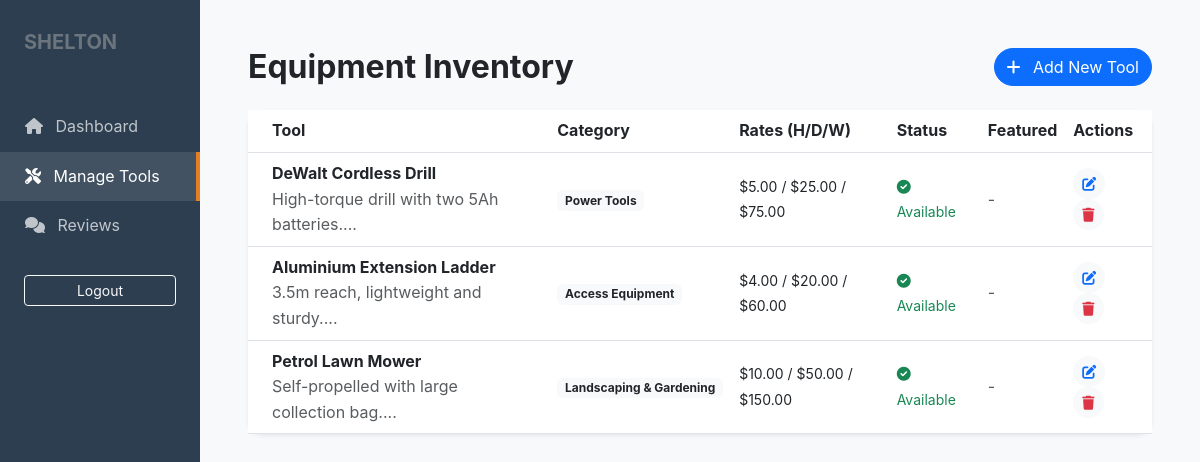
The page /admin/manage-tools.php (signed in) on the database its author committed.
### tables this page shows
CREATE TABLE IF NOT EXISTS tools (
    id INT AUTO_INCREMENT PRIMARY KEY,
    category_id INT,
    name VARCHAR(255) NOT NULL,
    description TEXT,
    hourly_price DECIMAL(10, 2) NOT NULL,
    daily_price DECIMAL(10, 2) NOT NULL,
    weekly_price DECIMAL(10, 2) NOT NULL,
    availability_status ENUM('Available', 'Rented', 'Maintenance') DEFAULT 'Available',
    featured BOOLEAN DEFAULT FALSE,
    image_path VARCHAR(255),
    created_at TIMESTAMP DEFAULT CURRENT_TIMESTAMP,
    FOREIGN KEY (category_id) REFERENCES categories(id) ON DELETE SET NULL
);

CREATE TABLE IF NOT EXISTS categories (
    id INT AUTO_INCREMENT PRIMARY KEY,
    name VARCHAR(100) NOT NULL,
    description TEXT
);

### includes/functions.php (called while the page is built, shortened)
<?php
function h($string) {
    return htmlspecialchars($string, ENT_QUOTES, 'UTF-8');
}
?>

### admin/manage-tools.php (the view, shortened to what this page needs)
<?php
require_once '../config/database.php';
require_once '../includes/functions.php';
$tools = $pdo->query("SELECT t.*, c.name as category_name FROM tools t JOIN categories c ON t.category_id = c.id ORDER BY t.created_at DESC")->fetchAll();
$editTool = null;
?>
<!DOCTYPE html>
<html lang="en">
<head>
    <link href="https://cdn.jsdelivr.net/npm/bootstrap@5.3.0/dist/css/bootstrap.min.css" rel="stylesheet">
    <link rel="stylesheet" href="https://cdnjs.cloudflare.com/ajax/libs/font-awesome/6.0.0/css/all.min.css">
    <link rel="stylesheet" href="../assets/css/style.css">
</head>
<body class="bg-light">
<div class="container-fluid">
    <div class="row">
        <nav class="col-md-2 admin-sidebar px-0">
            <div class="px-4 mb-5">
                <h5 class="fw-bold text-secondary">SHELTON</h5>
            </div>
            <a href="dashboard.php" class="admin-nav-link"><i class="fas fa-home me-2"></i> Dashboard</a>
            <a href="manage-tools.php" class="admin-nav-link active"><i class="fas fa-tools me-2"></i> Manage Tools</a>
            <a href="moderate-reviews.php" class="admin-nav-link"><i class="fas fa-comments me-2"></i> Reviews</a>
            <div class="mt-auto p-4">
                <a href="../logout.php" class="btn btn-outline-light btn-sm w-100">Logout</a>
            </div>
        </nav>
        <main class="col-md-10 p-5">
            <div class="d-flex justify-content-between align-items-center mb-4">
                <h2 class="fw-bold m-0"><?php echo $editTool ? 'Edit Equipment' : 'Equipment Inventory'; ?></h2>
                <?php if (!$editTool): ?>
                    <button class="btn btn-primary rounded-pill" data-bs-toggle="collapse" data-bs-target="#toolForm">
                        <i class="fas fa-plus me-2"></i> Add New Tool
                    </button>
                <?php else: ?>
                    <a href="manage-tools.php" class="btn btn-light rounded-pill">Cancel Edit</a>
                <?php endif; ?>
            </div>
            <div class="card border-0 shadow-sm rounded-4">
                <div class="table-responsive">
                    <table class="table table-hover align-middle mb-0">
                        <thead class="bg-light">
                            <tr>
                                <th class="px-4">Tool</th>
                                <th>Category</th>
                                <th>Rates (H/D/W)</th>
                                <th>Status</th>
                                <th>Featured</th>
                                <th>Actions</th>
                            </tr>
                        </thead>
                        <tbody>
                            <?php foreach ($tools as $t): ?>
                            <tr>
                                <td class="px-4">
                                    <div class="fw-bold"><?php echo h($t['name']); ?></div>
                                    <div class="text-muted x-small"><?php echo h(substr($t['description'], 0, 50)); ?>...</div>
                                </td>
                                <td><span class="badge bg-light text-dark"><?php echo h($t['category_name']); ?></span></td>
                                <td>
                                    <span class="small">$<?php echo $t['hourly_price']; ?> / $<?php echo $t['daily_price']; ?> / $<?php echo $t['weekly_price']; ?></span>
                                </td>
                                <td>
                                    <?php if ($t['availability_status'] == 'Available'): ?>
                                        <span class="text-success small"><i class="fas fa-check-circle me-1"></i> Available</span>
                                    <?php else: ?>
                                        <span class="text-danger small"><i class="fas fa-times-circle me-1"></i> <?php echo h($t['availability_status']); ?></span>
                                    <?php endif; ?>
                                </td>
                                <td>
                                    <?php if ($t['featured']): ?>
                                        <i class="fas fa-star text-warning"></i>
                                    <?php else: ?>
                                        <span class="text-muted">-</span>
                                    <?php endif; ?>
                                </td>
                                <td>
                                    <a href="?edit=<?php echo $t['id']; ?>" class="btn btn-light btn-sm rounded-circle me-2"><i class="fas fa-edit text-primary"></i></a>
                                    <a href="?delete=<?php echo $t['id']; ?>" class="btn btn-light btn-sm rounded-circle" onclick="return confirm('Delete this tool?')"><i class="fas fa-trash text-danger"></i></a>
                                </td>
                            </tr>
                            <?php endforeach; ?>
                        </tbody>
                    </table>
                </div>
            </div>
        </main>
    </div>
</div>
</body>
</html>

### assets/css/style.css (style rules this page uses)
:root { --primary: #2c3e50; --secondary: #e67e22; --accent: #3498db; --light: #f8f9fa; --dark: #212529; --success: #27ae60; --warning: #f1c40f; --danger: #e74c3c; --glass: rgba(255, 255, 255, 0.9); }
body { font-family: 'Inter', 'Segoe UI', Tahoma, Geneva, Verdana, sans-serif; background-color: #f4f7f6; color: var(--dark); line-height: 1.6; }
.admin-sidebar { background: var(--primary); min-height: 100vh; color: white; padding: 30px 0; }
.admin-nav-link { color: rgba(255,255,255,0.7); padding: 12px 25px; display: block; text-decoration: none; transition: all 0.2s; }
.admin-nav-link:hover, .admin-nav-link.active { background: rgba(255,255,255,0.1); color: white; border-right: 4px solid var(--secondary); }

### rows shown on the page
tools: name "DeWalt Cordless Drill", description "High-torque drill with two 5Ah batteries.", category.name "Power Tools", hourly_price "5.00", daily_price "25.00", weekly_price "75.00", availability_status "Available" (drawn)
tools: name "Aluminium Extension Ladder", description "3.5m reach, lightweight and sturdy.", category.name "Access Equipment", hourly_price "4.00", daily_price "20.00", weekly_price "60.00", availability_status "Available" (drawn)
tools: name "Petrol Lawn Mower", description "Self-propelled with large collection bag.", category.name "Landscaping & Gardening", hourly_price "10.00", daily_price "50.00", weekly_price "150.00", availability_status "Available" (drawn)
